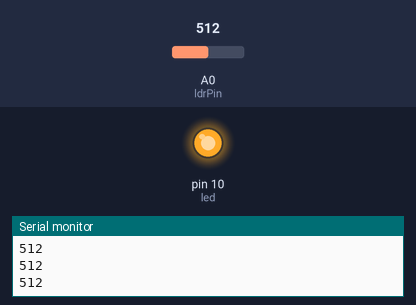
A sketch run on a simulated Arduino Uno, built with avr-gcc and run on an emulated ATmega328P. Shown: output pins drawn as LEDs (lit = HIGH), the last lines printed to the serial monitor. Inputs (shaded band) come from the test bench; at power-on: A0 (ldrPin) = 512.

Above: at 1.2 s.
1.3 s: A0 (ldrPin) set to 219
2.8 s: A0 (ldrPin) set to 184
At 3.8 s:
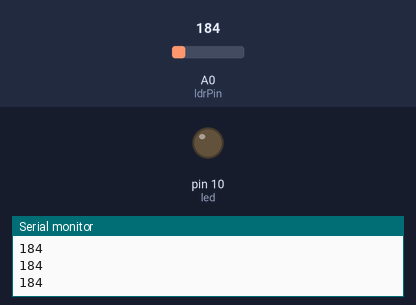
4.3 s: A0 (ldrPin) set to 210
At 4.6 s:
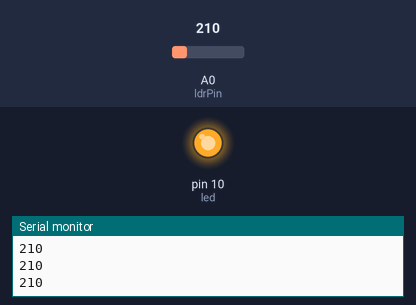
5.8 s: A0 (ldrPin) set to 190
At 7.1 s:
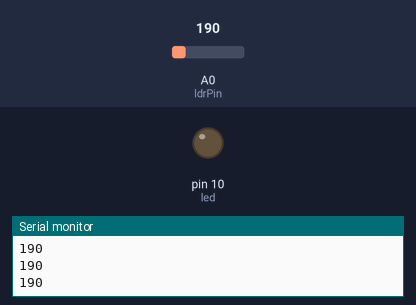
Timing chart, 0 to 8.3 s (numbered marks = the images above; inputs shaded):
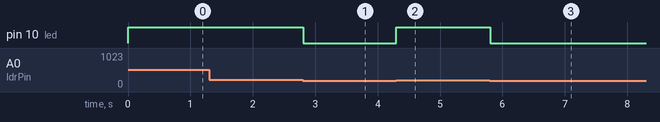

Measured:
- the behaviour switches between 201 and 200 on A0 (ldrPin) (found by bisection; images 0 and 1)
- after the input at 2.8 s, pin 10 (led): HIGH → LOW at once
- after the input at 4.3 s, pin 10 (led): LOW → HIGH at once
- after the input at 5.8 s, pin 10 (led): HIGH → LOW at once

The sketch:

LDR_LED.ino
```cpp
int ldrPin = A0;
int led = 10;

int ldrVal = 0;
void setup() {
Serial.begin(9600);
pinMode (led, OUTPUT);
}
void loop() {
ldrVal = analogRead(ldrPin);
if (ldrVal  <= 200)
{digitalWrite (led ,LOW);
}else {digitalWrite (led, HIGH);}

Serial.println(ldrVal);
delay(10);

}
```
